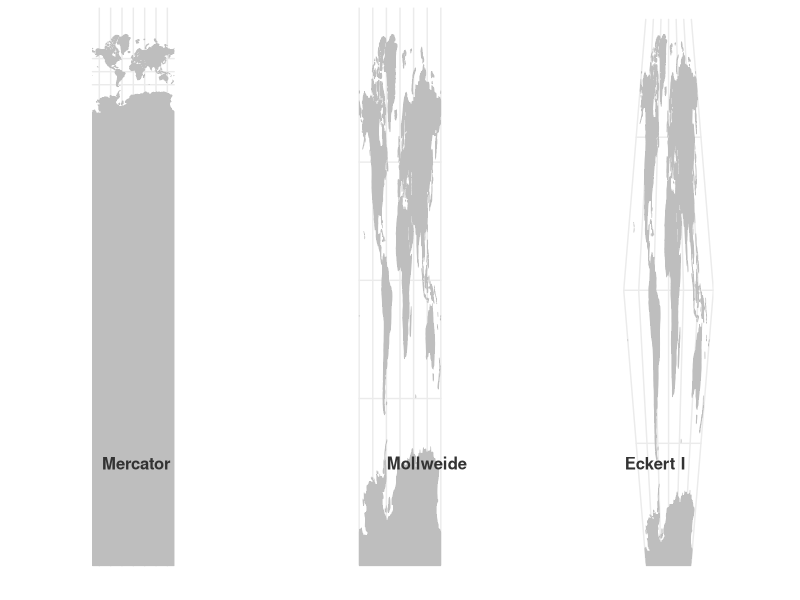

The R source for this figure:
## ---- chunk 1
knitr::opts_chunk$set(echo = FALSE)
require(tidyverse)
require(cowplot)
require(glue)
require(rnaturalearth)
input <- list()
input$proj <- "merc"
## ---- chunk 2
world <- ne_countries(returnclass="sf")
g <- ggplot(world) +
    geom_sf(fill="grey", colour="grey") +
    theme_minimal()+ 
    theme(
        axis.title=element_blank(),
        axis.text=element_blank()
    )
merc <- g+coord_sf(crs="+proj=merc")
moll <- g+coord_sf(crs="+proj=mill")
eck1 <- g+coord_sf(crs="+proj=eck1")

plot_grid(
    merc, moll, eck1, 
    labels=c("Mercator", "Mollweide", "Eckert I"),
    label_colour="grey20",
    label_size=12,
    label_y=0.25,
    hjust=-1.5,
    align="h",
    ncol=3)
## ---- chunk 3
world <- ne_countries(returnclass="sf")
g <- ggplot(world) +
    geom_sf(fill="black", colour="grey20") +
    theme_minimal()
